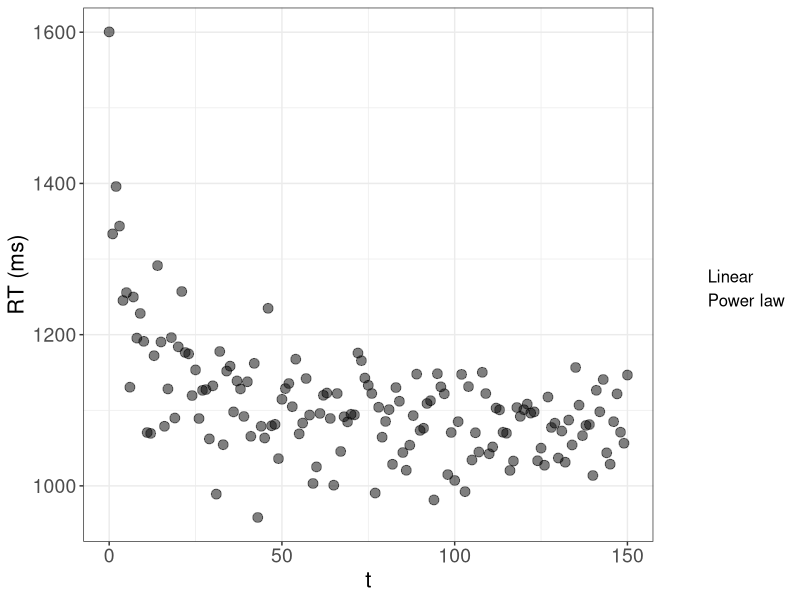
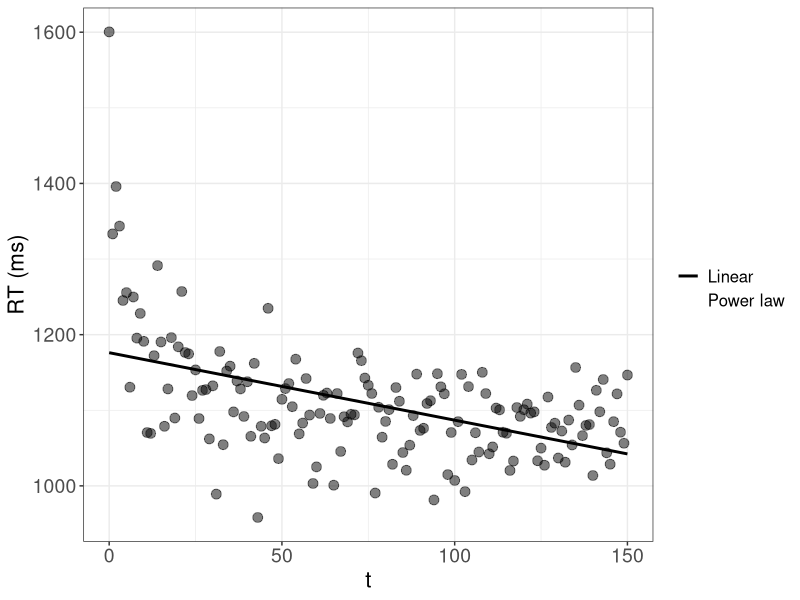
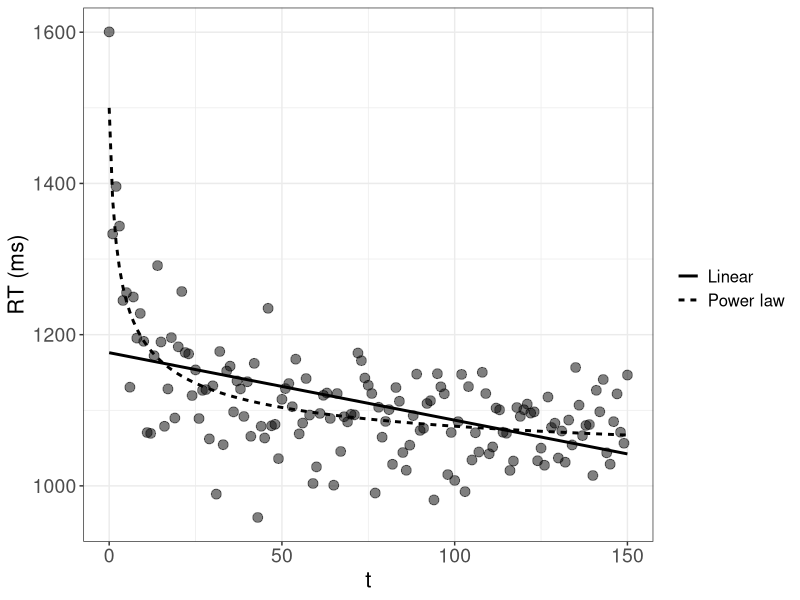
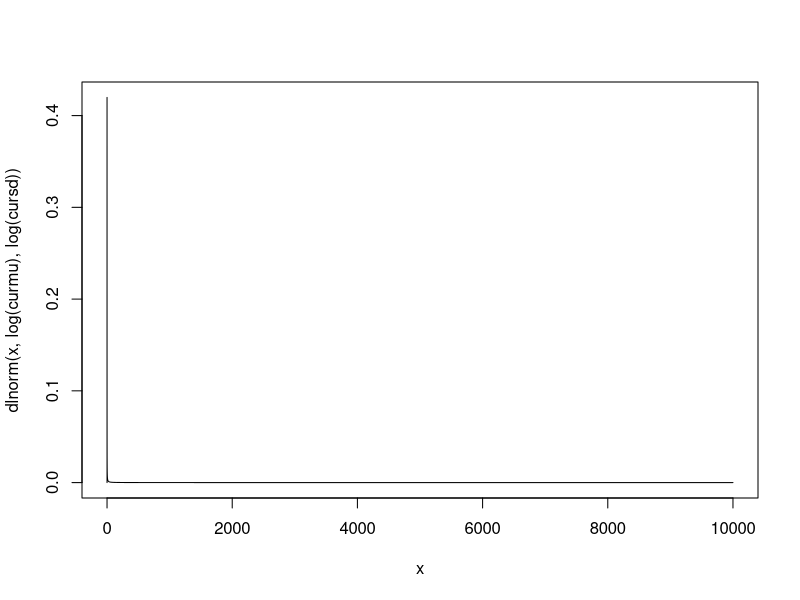
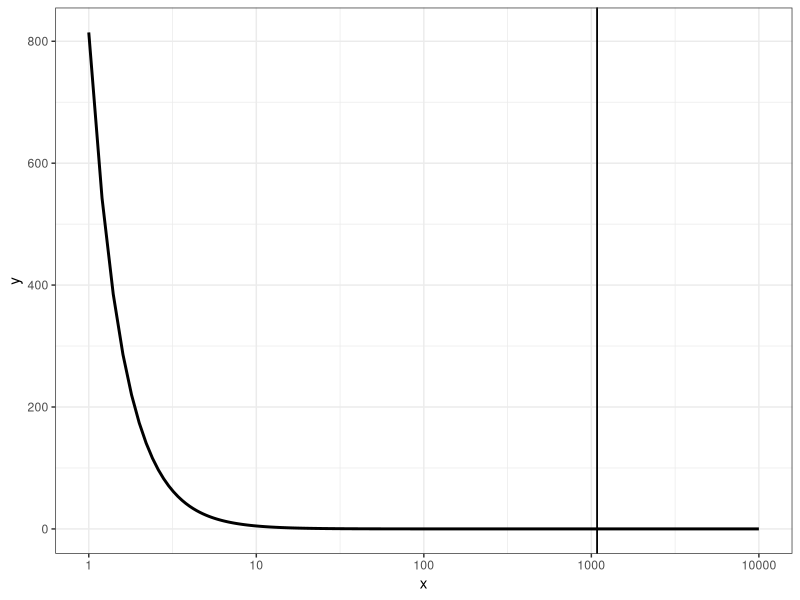
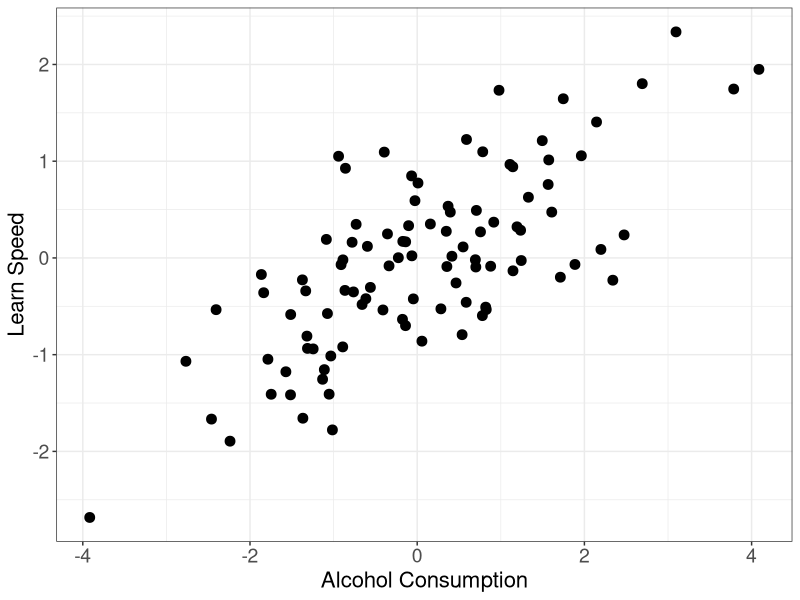
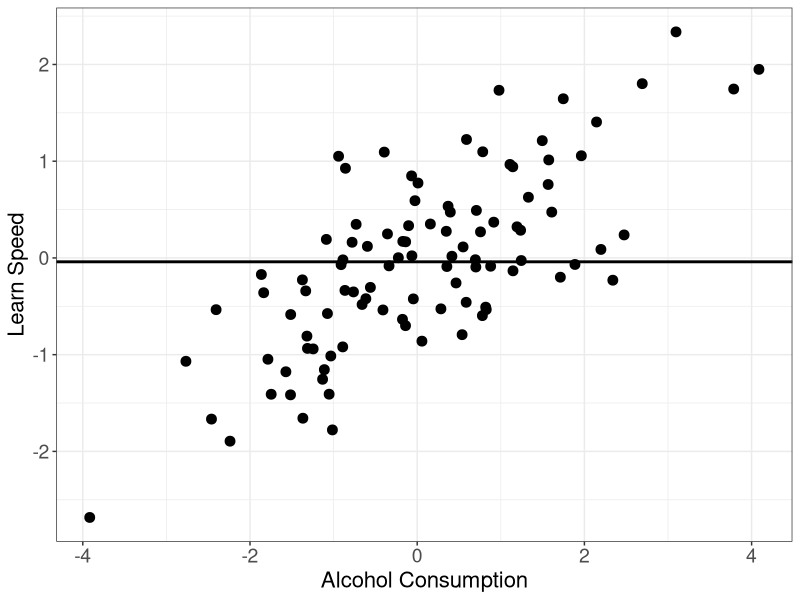
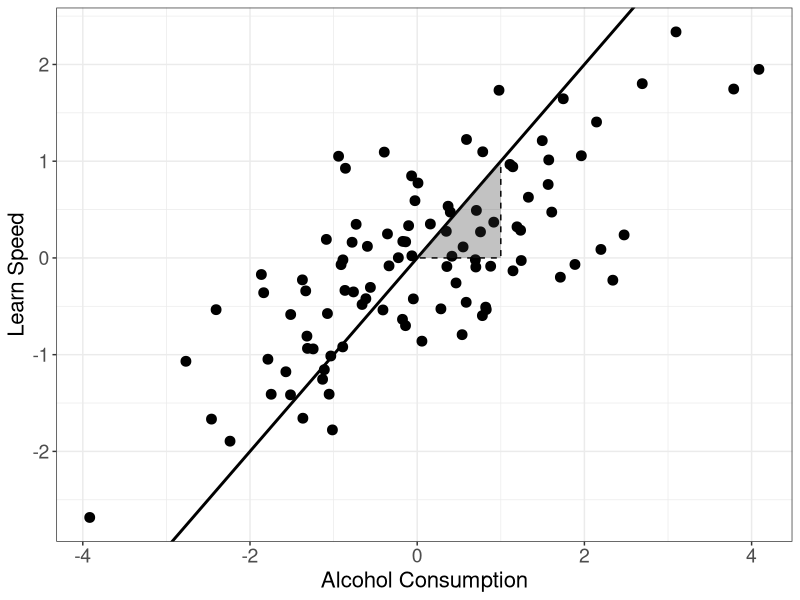

Generate these figures, in order, with R: (Note: this script raises an error after producing the figures.)
## ---- chunk 1
library(dplyr)  # basic package for changing data structures.

library(ggplot2)  # important package for plotting.

thlg <- theme(axis.title = element_text(size = 16),
              axis.text = element_text(size = 14),
              legend.title = element_text(size = 14),
              legend.text = element_text(size = 12))
## ---- chunk 2

# Forgetting data:
  N <- 150
  t <- 0:N

  # Power:
    Ap <- 1000
    Bp <- 500
    bet <- 0.4
  
    RTp <- Ap + Bp * (t + 1)^(-bet) + rnorm(N + 1, 0, 50)

  # Exponential:
    Ae <- 1000
    Be <- 500
    alp <- 0.6
  
    RTe <- Ae + Be * exp(-alp * t) + rnorm(N + 1, 0, 50)

  # Linear:

# Plotting:
  pow_lin_dat <- data.frame(t = t, RTp = RTp, RTe = RTe,
              pred_p = Ap + Bp * (t + 1)^(-bet),
              pred_e = Ae + Be * exp(-alp * t)) %>%
    ggplot(aes(x = t)) +
    geom_point(aes(y = RTp), size = 3, alpha = 0.5) +
    labs(y = "RT (ms)", linetype = "") +
    geom_line(aes(y = pred_p, linetype = "Power law"), linewidth = 1, color = NA) +
    # geom_line(aes(y = pred_e, linetype = "Exponetial law"), linewidth = 1) +
    # Linear:
    geom_smooth(aes(y = RTp, linetype = "Linear"), method = "lm", se = FALSE, linewidth = 1, color = NA) +
    theme_bw() +
    thlg

  pow_lin_dat

  ggsave("_figures/pow_lin_dat.png", height = 12, width = 16, unit = "cm")


  pow_lin <- pow_lin_dat +
    # geom_line(aes(y = pred_e, linetype = "Exponetial law"), linewidth = 1) +
    # Linear:
    geom_smooth(aes(y = RTp, linetype = "Linear"), method = "lm", se = FALSE, linewidth = 1, color = "black")

  
  pow_lin
  ggsave("_figures/lin.png", height = 12, width = 16, unit = "cm")


  pow_lin +
    geom_line(aes(y = pred_p, linetype = "Power law"), linewidth = 1)

  ggsave("_figures/pow_lin.png", height = 12, width = 16, unit = "cm")

## ---- chunk 3
# Average tax cut of $ 1,083 
# 
# But: 80% receive less than this cut, half (around 45 Million people) receive less than $ 100, $ 30,127 for the top 1%

# Try with lognormal:
  curmu <- 0.01
  cursd <- 10000
  
  x <- seq(0, curmu + cursd, by = 0.1)
  plot(x, dlnorm(x, log(curmu), log(cursd)), type = "l")
  
  
  1- plnorm(c(30127), log(curmu), log(cursd))
  plnorm(c(1083, 100), log(curmu), log(cursd))
  
  # Target probabilities:
  c(0.01, 0.8, 0.5)
  
  # Use a pareto distribution:
    # Equations:
    # x_m = 1/(1 - 0.5)^(-1/a) = 100
    # x_m = 1/(1 - 0.8)^(-1/a) = 1083
    # x_m = 1/(1 - 0.01)^(-1/a) = 30127
    # a <- 1083/(1083-x_m)


    x_m <- 200 

    a <- 1083/(1083-x_m)
    
    
    x <- seq(1, 10000, by = 0.2)

    pout <- (a * x_m^a)/(x^(a+1))  # PDF.

    (mpar <- (a * x_m)/(a - 1))
    # To have a mean of 1083 a can be: a = mpar/(mpar - x_m)
    
    (qtpar08 <- x_m * (1 - 0.8)^(-1/a))  # 30127

    (qtpar05 <- x_m * (1 - 0.5)^(-1/a))
    

    data.frame(x = x, y = pout) %>%
      ggplot(aes(x = x, y = y)) +
      geom_line(linewidth = 1) +
      geom_vline(aes(linetype = "mean"), xintercept = mpar) +
      geom_vline(aes(linetype = "mean"), xintercept = mpar) +
      scale_x_continuous(trans = "log10") +
      thlg +
      theme_bw()
  

## ---- chunk 4
# Simple linear relationship:
  n <- 100
  set.seed(09234)
  learn_speed <- rnorm(n)
  alcohol <- rnorm(n, learn_speed)  # assuming that more intelligent people drink more  
## ---- chunk 5

  plt_alc_learn <- data.frame(alcohol = alcohol, learn_speed = learn_speed) %>%
    ggplot(aes(x = alcohol, y = learn_speed)) +
    geom_point(size = 3) +
    labs(x = "Alcohol Consumption", y = "Learn Speed", linetype = "") +
    theme_bw() +
    thlg

# Show and save:
plt_alc_learn

ggsave("_figures/alc_learn_raw.png", height = 12, width = 12, unit = "cm")
## ---- chunk 6
plt_alc_learn +
    geom_hline(yintercept = mean(learn_speed), linewidth = 1)

ggsave("_figures/alc_learn_mean.png", height = 12, width = 12, unit = "cm")
## ---- chunk 7
  plt_alc_learn +
      # Linear:
      geom_abline(slope = 1, linewidth = 1) +
      annotate(geom = "polygon", x = c(1, 0, 1), y = c(1, 0, 0),
              linetype = "dashed", color = "black",
              alpha = 0.3)
  
  ggsave("_figures/alc_learn_lm.png", height = 12, width = 12, unit = "cm")


# Fitted model:
  fit <- lm(learn_speed ~ alcohol)
  summary(fit)

  ic <- coef(fit)["(Intercept)"]   # intercept.
  slp <- coef(fit)["alcohol"]

plt_alc_learn +
    # Linear:
    geom_smooth(method = "lm", se = FALSE, linewidth = 1, color = "black") +
    geom_abline(intercept = ic, slope = slp, linewidth = 1) +
    annotate(geom = "polygon", x = c(1, 0, 1), y = c(1, 0, 0) * slp + ic,
            linetype = "dashed", color = "black",
            alpha = 0.3) +
    annotate(geom = "text", x = 1, y = slp/2 + ic, label = round(slp, 2), size = 6, hjust = 0)

ggsave("_figures/alc_learn_fit.png", height = 12, width = 12, unit = "cm")
## ---- chunk 8
n_correct <- 0:10
pvals <- dbinom(n_correct, size = 10, prob = .75)
pmass <- data.frame(n_correct = factor(n_correct), pn = pvals) %>%
  ggplot(aes(x = n_correct, y = pn)) +
  geom_col() +
  # scale_x_binned(n.breaks = 11, show.limits = TRUE, right = FALSE) +
  theme_classic()

pmass
ggsave("_figures/pmass.png", height = 12, width = 12, unit = "cm")

pmass +
  annotate(geom = "segment", 
           x = 8, y = 0, yend = pvals[n_correct == 7], linetype = "dashed", linewidth = 1) +
  annotate(geom = "segment", 
           x = 0, xend = 8, y = pvals[n_correct == 7], linetype = "dashed", linewidth = 1) +
  annotate(geom = "point", x = 8, y = pvals[n_correct == 7], size = 3)

ggsave("_figures/pmass_lik.png", height = 12, width = 12, unit = "cm")

# Density:
tr <- seq(0, 30, by = 0.01)
dvals <- dlnorm(tr, 2, 1.7)
pdens <- data.frame(t = tr, dens = dvals) %>%
  ggplot(aes(x = tr, y = dens)) +
  geom_line(linewidth = 1) +
  theme_classic()

pdens
ggsave("_figures/pdens.png", height = 12, width = 12, unit = "cm")

pdens +
  annotate(geom = "segment", 
           x = 7, y = 0, yend = dvals[tr == 7], linetype = "dashed", linewidth = 1) +
  annotate(geom = "segment", 
           x = 0, xend = 7, y = dvals[tr == 7], linetype = "dashed", linewidth = 1) +
  annotate(geom = "point", x = 7, y = dvals[tr == 7], size = 3)
ggsave("_figures/pdens_lik.png", height = 12, width = 12, unit = "cm")
## ---- chunk 9
# Define function:
value_function <- function(x, alp, bet = alp, lamb){
  ifelse(x >= 0, x^alp, -lamb * (-x)^bet)
}


# Visualize:
  x <- seq(-100, 100, by = 1)  # define values.


# Create combinations of different parameters:
  dm <- expand.grid(alp = c(0.1, 0.5, 0.8), lambda = c(1, 2))

# Get data for each combination:
  outlist <- apply(dm, MARGIN = 1, FUN = function(rw){
    data.frame(x = x, V = value_function(x, alp = rw[1],
      lamb = rw[2]), alp = rw[1], lamb = rw[2]) 
  })

  outdat <- do.call(rbind, outlist)  # combine the list into a single data.frame.

outdat %>%
  ggplot(aes(x = x, y = V, color = alp, linetype = factor(lamb), group = interaction(lamb, alp))) +
  geom_line(linewidth = 1) +
  scale_color_distiller(palette = "Spectral") +
  theme_classic()

ggsave("_figures/valfun.png", height = 12, width = 12, unit = "cm")
## ---- chunk 10
probdat <- seq(0.05, 0.95, by = 0.15)  # probabilities.

# FUnction to generate rewards:
curprob <- probdat[1]  # selecting a probability.

tr <- 200  # 200 rounds.
rbinom(tr, 1, curprob)  # get an outcome according to a bernoulli distribution.

# Simple Q-learning:-----------------
  get_cmat <- function(choice, input){
    
    # Input matrix with row and column indices and values:
    inp <- as.matrix(cbind(1:length(choice), choice, input))
    
    # Get own rewards for each choice:
    cmat <- matrix(0, ncol = 2, nrow = length(choice)) 
    cmat[inp[,1:2]] <- inp[, 3]
    
    return(cmat)
    
  }

  # Utility function:
  utpay <- function(rew, choice) {
  
    # Input matrix with row and column indices and values:
    paymat <- get_cmat(choice = choice, input = rew)
    
    return(paymat)

  }

update_q <- function(qprev,  # vector of previous q values
                     ut,  # vector of rewards / utilities.
                     alp,  # alpha
                     update_unchosen = TRUE,
                     choices = NA
)  {
  
  
  pred_err <- ut - qprev  # prediction error.
  
  # Should the unchosen option be updated?
  if(!update_unchosen){
    # Set prediction error == 0 for unchosen option:
    pred_err[3 - choices] <- 0
      # Note: Replace 2 by length(options) for more than 2 options.
      # Alternatively: Update the unchosen and rewarded option with 1? 
    # ut[cbind(1:3, choices + 1)]  # rewards from chosen.
    
  }
  
  qnew <- qprev + alp * pred_err
  
  return(qnew)
  
}


  simfun <- function(theta, competition = TRUE, op_prob = c(0.5, 0.5),
                       utfun = utpay, nind = 3, maxtr = 200, maxrew = 1){
      
      ## 4.1 Get parameters:  
      lpar <- theta[1]  # get corresponding learning parameter phi/alpha.
      soft <- theta[length(theta)]  # softmax parameter is always last in list!.
      
      # For mimicking Schulze et al., the softmax paramter is transformed
      # (we use soft instead of c to avoid collision):
      
      soft <- 3^(10 * soft) - 1  
      
      # First round: -------------------------------------------------------
      # Choices (rows are rounds, columns individuals):
      cmat <- matrix(sample(c(0, 1), size = nind, prob = c(0.5, 0.5), replace = TRUE),
                     nrow = 1)
      
      # Rewards (rows are rounds, columns individuals):
      rew_choice <- sample(c(0, 1), size = 1,
                           prob = op_prob)
      rmat <- ifelse(rew_choice == cmat & any(rew_choice == cmat),  
                      # if any chose the rewarded option for all.
                     competition * maxrew/sum(rew_choice == cmat) +
                       (1 - competition) * maxrew,  # maximum reward distributed.  
                     0)
      
      # utfun(rew = rmat[1, ], choice = cmat[1,])
      utmat <- array(rep(0, 2 * nind * maxtr), dim = c(nind, 2, maxtr))  # utility matrix in given round.
      # Individuals are rows, opotions are columns.
      
      utmat[, rew_choice + 1, 1] <- rmat  # add rewarded option.
      # TODO: Translate utuitlity if necessary.
      utmat[,,1:2]
      
      
      ## 3.3 Initialize option value matrix:
      optval_mat <- array(rep(NA, 2 * nind * maxtr), dim = c(nind, 2, maxtr))   # option values for each choice
      optval_mat[,,1] <- 0
      
      
      
    # 4.2 Loop over subsequent trials: ---------------------------------
      for(tr in 2:maxtr) {
    
    
        # Learning:
        ## 4.2.1 Get data from previous trial:
        choices <- cmat[tr - 1,]  # choices in previous round.
        pi_cur <- utmat[, , tr - 1]  # get utilities from previous trial.
    
        ## 4.2.2 Update learned values:
    
        # Which formulation is used?
        # TODO: Probably this is actually obsolete as both functions are essentially the same!
    
        # a) A learning rule:
        # Matrix of option values in current round:
        optval_mat_tr <- update_q(qprev = optval_mat[,,tr - 1],
                                  ut = pi_cur,
                                  alp = lpar)
    
        if(is.null(dim(optval_mat_tr))){
          dim(optval_mat_tr) <- c(nind, 2)
        }
    
        # Save option value matrix:
        optval_mat[,,tr] <- optval_mat_tr  # get a matrix of q-values.
    
        # Choices:
        # subtraction of each row's maximum to avoid overflow problems.
        optval_mat_tr <- t(apply(optval_mat_tr, MAR = 1, function(x) x - max(x)))
    
        # Adapted from Charley:
        p <- exp(optval_mat_tr * soft)  # Softmax rule.
        # TODO: Use division or multiplication?
    
        p <- p/rowSums(p)  # get probabilities for each option.
    
        # Get a choice for each individual:
        # sample(matrix(rep(c(0, 1), each = nind), ncol = 2), size = nind, replace = TRUE, prob = p)
    
        cvec <- apply(p, MARGIN = 1, FUN = function(p){
          sample(c(0, 1), size = 1, prob = p)
        })
    
        cmat <- rbind(cmat, cvec)
    
        # Rewards:
        # Rewards (rows are rounds, columns individuals):
        rew_choice <- sample(c(0, 1), size = 1, prob = op_prob)
        rmat <- ifelse(rew_choice == cvec & any(rew_choice == cvec),  # if any chose the rewarded option for all.
                       competition * maxrew/sum(rew_choice == cvec) +
                         (1 - competition) * maxrew/2,  
                          # maximum reward distributed (divide by 2 for non-competition).
                       0)
    
    
        utmat[, rew_choice + 1, tr] <- rmat  # add rewarded option.
        # TODO: Translate utuitlity if necessary.
    
      }  # eof. loop.
    
      return(list(cmat = cmat, optval = optval_mat))
    
    }
## ---- chunk 11
theta_cur <- 0.1

dm <- expand.grid(theta_cur = c(0.2, 0.8),
                  p = c(0.2, 0.5, 0.9),
                  alp = 0.9)

outlist <- lapply(1:nrow(dm), FUN = function(rw){
  simout <- simfun(theta = c(dm$alp[rw], dm$theta_cur[rw]), nind = 1, op_prob = c(dm$p[rw], 1-dm$p[rw]))

  soft <- 3^(10 * dm$theta_cur[rw]) - 1  

  optval_mat_tr <- t(apply(simout$optval[1,,], MAR = 2, function(x) x - max(x)))
  oprobs <- exp(optval_mat_tr * soft)
  data.frame(tr = 1:length(simout$cmat), p = dm$p[rw], theta = dm$theta_cur[rw],
        oval = simout$optval[,2,], oprob = (oprobs/rowSums(oprobs))[,2], 
        choice = simout$cmat)
})


do.call(rbind, outlist) %>%
  ggplot(aes(x = tr, y = oprob, color = factor(p))) +
  facet_grid(theta ~ p, labeller = label_both) +
  geom_line(linewidth = 0.5, alpha = 0.7) +
  geom_point(aes(y = choice), position = position_jitter(height = 0.01)) +
  scale_color_brewer(palette = "Dark2") +
  theme_bw() +
  theme(legend.position = "bottom")

ggsave("_figures/rl_example.png", height = 16, width = 24, unit = "cm")
## ---- chunk 12
#define parameters to generate data
nDataPts  <- 20
rho       <- .8  # correlation.
intercept <- .0

# generate synthetic data
dat <- matrix(0, nDataPts, 2)
dat[ ,2] <- rnorm(nDataPts)   
dat[ ,1] <- rnorm(nDataPts)*sqrt(1.0-rho^2) + data[ ,2]*rho + intercept  

dat

plot(dat)
## ---- chunk 13
lm(dat[,1] ~ dat[,2])
## ---- chunk 14
# plot data and current predictions          
getregpred <- function(parms, dat) {
  regpred <- parms["b0"] + parms["b1"] * dat[ ,2]           
  
  #wait with drawing a graph until key is pressed
  par(ask=TRUE)
  plot   (dat[ ,2], type="n", las=1, ylim=c(-2,2), xlim=c(-2,2), xlab="X", ylab="Y")
  par(ask=FALSE)
  points (dat[ ,2], dat[ ,1], pch=21, bg="gray")
  lines  (dat[ ,2], regpred, lty="solid")
  
  return(regpred)
}  
## ---- chunk 15
#obtain current predictions and compute discrepancy
rmsd <- function(parms, data1) {          
  preds <- getregpred(parms, data1)        
  rmsd <- sqrt(sum((preds-data1[ ,1])^2)/length(preds))
}
## ---- chunk 16
# Define the grid:
dm <- expand.grid(b0 = seq(-0.2, 0.2, by = 0.2), b1 = seq(-1, 1, by = 0.5))

cur_discr <- 10000
bestrow <- NA

for(i in 1:nrow(dm)){
  cur_rmsd <- rmsd(parms = unlist(dm[i,]), data1 = dat)

  if(cur_rmsd < cur_discr){
    cur_discr <- cur_rmsd
    bestrow <- i
  }
}

cur_discr
dm[bestrow,]
## ---- chunk 17
# Nelder-Mead:
startParms <- c(-1., .2) 
names(startParms) <- c("b1", "b0")
#obtain parameter estimates
xout <- optim(startParms, rmsd, data1 = dat)

# Show paramters:
xout
## ---- chunk 18
# Choices for first parameters.
cur_choices <- outlist[[1]]$choice

mean(outlist[[1]]$choice)

# Fixed choice probability:

ps <- seq(0, 1, by = 0.1)

lls <- sapply(ps, FUN = function(p){
  ll <- dbinom(cur_choices, size = 1, p, log = TRUE)
})

deviance <- -2 * colSums(lls)
min(deviance)

ps[which.min(deviance)]
## ---- chunk 19
dm <- expand.grid(alp = seq(0, 1, by = 0.1),
                  theta = seq(0, 1, by = 0.1))

# Choices for first parameters.
outlist[[1]]$choice
